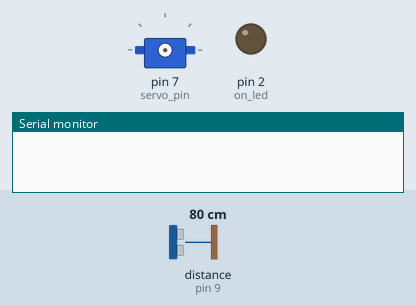
Recording of a sketch running on a simulated Arduino Uno, built with avr-gcc and run on an emulated ATmega328P. Parts: servo, output pins drawn as LEDs (lit = HIGH), the last lines printed to the serial monitor. Wiring (inferred from the names in the program): ultrasonic range finder: trigger pin 8; echo pin 9. The test bench sets the inputs (shaded band); at power-on: distance to the obstacle (sensor on pin 9) 80 cm. The echo pulse lasts 58.3 µs per cm; pins used as bus, display or sensor lines are not drawn.

Above: at 0.1 s.
11.3 s: distance to the obstacle (sensor on pin 9) set to 2 cm
At 12.3 s:
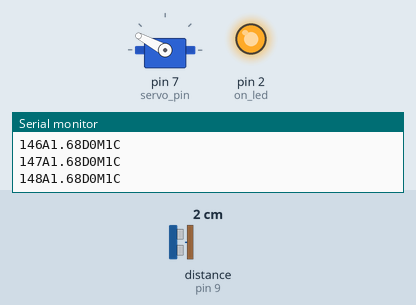
14.3 s: distance to the obstacle (sensor on pin 9) set to 299 cm
At 15.3 s:
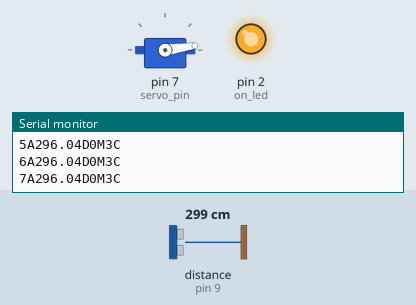
17.3 s: distance to the obstacle (sensor on pin 9) set to 120 cm
At 25.9 s:
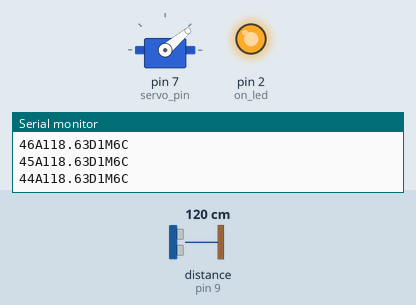
Timing chart, 0 to 26.3 s (numbered marks = the images above; inputs shaded):
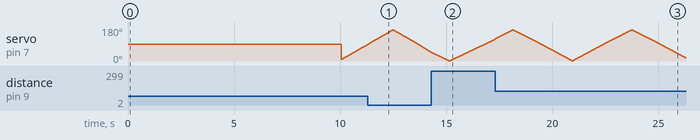

The sketch:

mount_sonar.ino
```cpp
// Arduino sonar using the HC-SR04 module and servo; works with mount_sonar_display.pde

/* Must be started before mount_sonar_display.pde is run */

#include <Servo.h> // Servo library

int on_led = 2; // Pin that controls LED that turns on when radar is scanning

int servo_pin = 7; // Pin that controls the servo
int servo_angle = 0; // Current angle of the servo (Also starting angle)
int motion; // If motion is 0, going counterclockwise (forward), if motion is 1, going clockwise (backwards)
int cycle = 0; // Scan cycle number

int trigger = 8; // Digital trigger pin on the HC-SR04
int echo = 9; // Digital receiver pin on the HC-SR04
int pingTravelTime; // Time taken for ping to be sent and come back
float interceptionDistance; // Distance to pinged object in cm

Servo SonarServo; // Creates servo instance

void setup() {
  // put your setup code here, to run once:

  delay(10000);
  /* 10 second delay is used to allow mount_sonar_display.pde to start in time
  after mount_sonar module is uploaded or restarted */

  Serial.begin(9600); // Begin serial communication

  SonarServo.attach(servo_pin); // Attaches servo to selected digital pin

  pinMode(on_led, OUTPUT); // Pin controlling on LED
  digitalWrite(on_led, HIGH); // Turns LED on when program starts running

  pinMode(trigger, OUTPUT); // Trigger pin will output an ultrasonic ping
  pinMode(echo, INPUT); // Echo pin will listen for ping return
}

void loop() {
  // put your main code here, to run repeatedly:

  SonarServo.write(servo_angle); // Moves the servo to the specified angle

  if (servo_angle == 0) {
    motion = 0; // Servo must now go anticlockwise
    cycle++; // Cycle has been completed
  }
  else if (servo_angle == 165) {
    motion = 1; // Servo must now go clockwise
    cycle++; // Cycle has been completed
  }

  digitalWrite(trigger, LOW); // Ensures a clean HIGH will be sent
  delayMicroseconds(10);
  digitalWrite(trigger, HIGH); // Sends a 40khz burst of 8 pulses for 10 microseconds
  delayMicroseconds(10);
  digitalWrite(trigger, LOW);

  pingTravelTime = pulseIn(echo, HIGH); // Returns ping travel time in microseconds
  interceptionDistance = 0.017*pingTravelTime; // Calculates the pinged object distance

  Serial.print(servo_angle); // Sends serial data to mount_sonar_display.pde
  Serial.print("A");
  Serial.print(interceptionDistance);
  Serial.print("D");
  Serial.print(motion);
  Serial.print("M");
  Serial.print(cycle);
  Serial.println("C");

  if (motion == 0) servo_angle++; // If moving anticlockwise, add 1 to the angle
  else servo_angle--; // If moving clockwise, subtract 1 to the angle
}
```
